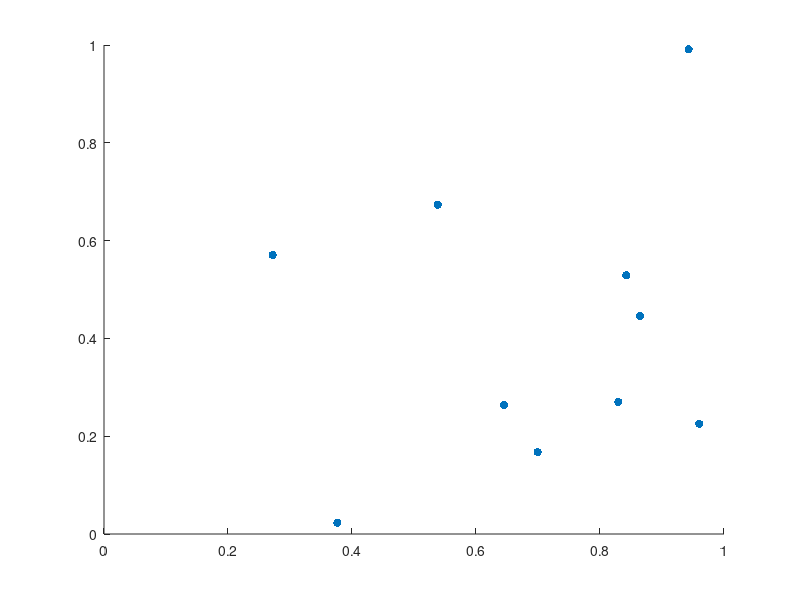

Write MATLAB code to recreate this figure. (Note: this script raises an error after producing the figure.)
p = rand(10,2);
scatter(p(:,1), p(:,2), 'filled')
axis([0 1 0 1])

labels = num2str((1:size(p,1))','%d');    %'
text(p(:,1), p(:,2), labels, 'horizontal','left', 'vertical','bottom')